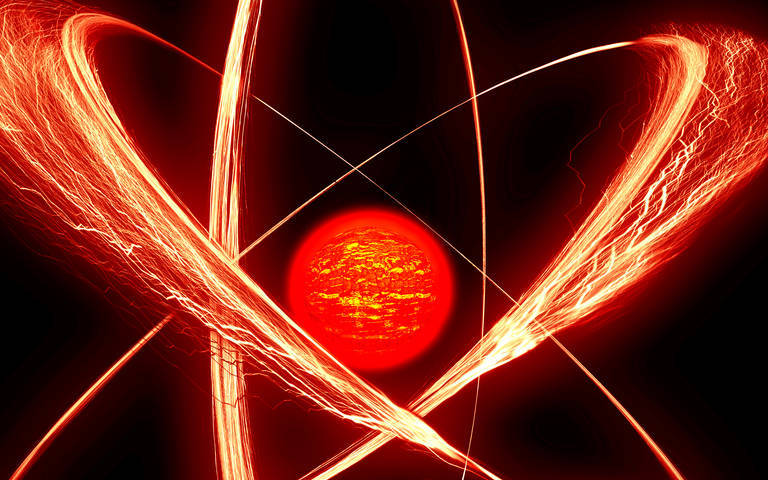

Tiled map render using the project's own tile images. Description and the map definition, with tile-layer contents summarised, below:
An orthogonal 24x15 tile map with 32x32 px tiles, 1 tile layer (Background).

<map version="1.0" tiledversion="1.1.5" orientation="orthogonal" renderorder="right-down" width="24" height="15" tilewidth="32" tileheight="32" infinite="0" nextobjectid="1">
 <tileset firstgid="1" name="rs" tilewidth="32" tileheight="32" tilecount="1024" columns="32">
  <image source="atom.jpg" width="1024" height="1024" />
 </tileset>
 <layer name="Background" width="24" height="15" locked="1">
  <data>[360 cells, 360 non-empty, 360 distinct tile ids]</data>
 </layer>
</map>